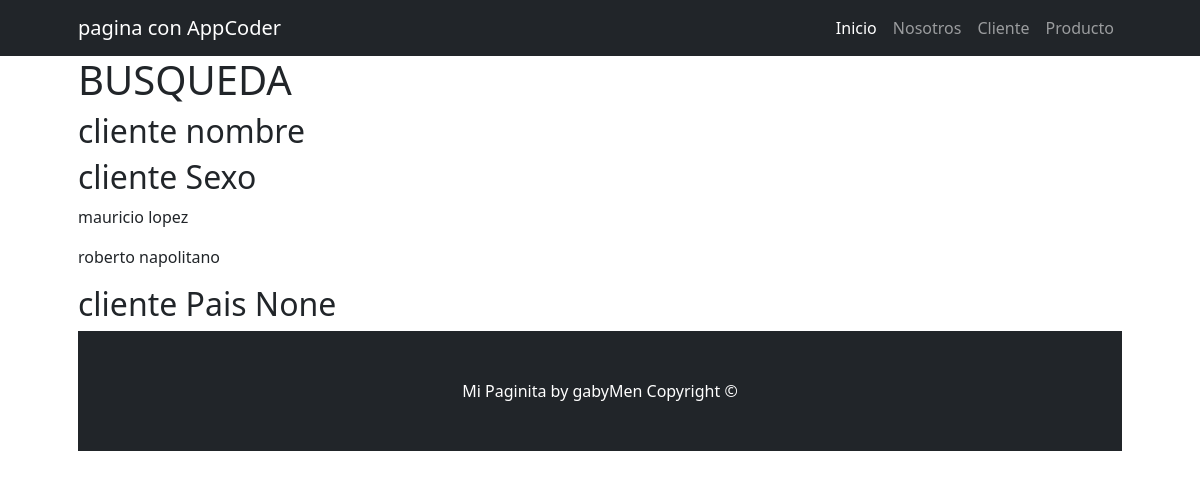
/cliente/busqueda/, run on the app's committed database.
### cliente/models.py (models this page shows)
class Cliente(models.Model):
    nombre = models.CharField(max_length=100)
    apellido = models.CharField(max_length=100)
    sexo = models.CharField(max_length=100)
    nacimiento = models.DateField(null=True, blank=True)
    pais_origen = models.ForeignKey(Pais, on_delete=models.SET_NULL, null=True, blank=True)
    def __str__(self):
        return f"{self.nombre} {self.apellido}"

### cliente/views.py (the view)
# urls.py: path("busqueda/", views.busqueda),
def busqueda(request):
    cliente_nombre = models.Cliente.objects.filter(nombre__contains="dana")
    cliente_nacimiento = models.Cliente.objects.filter(nacimiento__gt=date(2000, 1, 1))
    cliente_pais = models.Cliente.objects.filter(pais_origen=None)
    cliente_sexo = models.Cliente.objects.filter(sexo= "masculino")
    context = {
        "cliente_nombre": cliente_nombre,
        "cliente_nacimiento": cliente_nacimiento,
        "cliente_pais": cliente_pais,
        "cliente_sexo": cliente_sexo,
    }
    return render(request, "cliente/busqueda.html", context)

### cliente/templates/cliente/busqueda.html (shortened to what this page needs)
{% extends 'core/base.html' %}
{% block contenido_titulo %}
    BUSQUEDA
{% endblock contenido_titulo %}
{% block contenido1 %}
    <h2>cliente nombre</h2>
{% endblock contenido1 %}
    {% block contenido2 %}
    <h2>cliente Sexo</h2>
    {% for cliente in cliente_sexo %}
        <p>{{cliente}}</p>
    {% endfor %}
{% endblock contenido2 %}
{% block contenido3 %}
    <h2>cliente Pais None</h2>
{% endblock contenido3 %}

### data on the page
Cliente: nombre+apellido "mauricio lopez"
Cliente: nombre+apellido "roberto napolitano"
